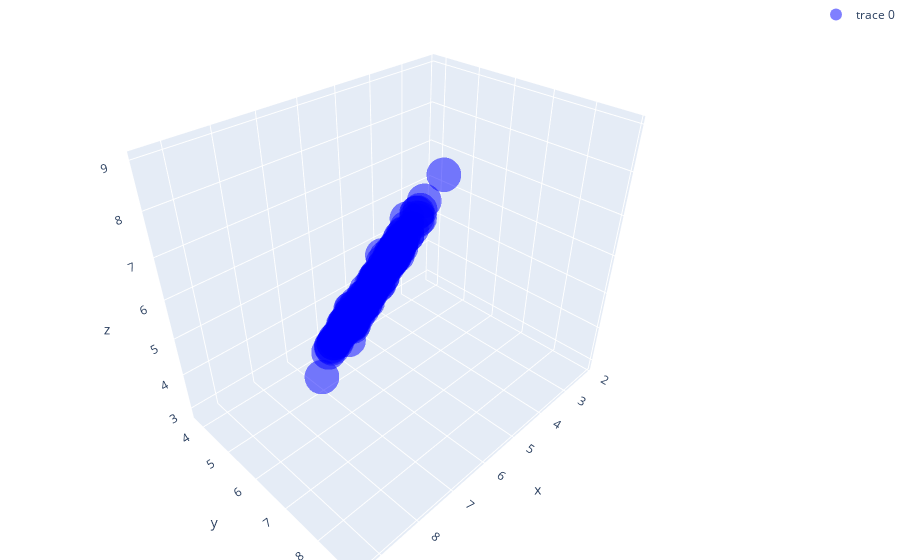

The cell this chart's notebook holds for it:
### Markdown cell above
# Personal Freedom vs. Human Freedom vs. Economic Freedom

### Code cell
x = data_2016['Personal Freedom Score'].values
y = data_2016['hf_score'].values
z = data_2016['ef_score'].values


trace1 = go.Scatter3d(
    x=x,
    y=y,
    z=z,
    mode='markers',
    marker=dict(
        size=12,
        color= 'blue',                # set color to an array/list of desired values
        colorscale='Jet',   # choose a colorscale
        opacity=0.5
    )
)

data = [trace1]
layout = go.Layout(
    showlegend=True,
    margin=dict(
        l=0,
        r=0,
        b=0,
        t=0
    )
)
fig = go.Figure(data=data, layout=layout)
iplot(fig)

### Figure 1 — Plotly figure (JSON) as saved in the notebook; plotly's stock layout.template omitted (floating-point values rounded to 4 significant figures; data arrays with more than 128 entries replaced by an {"elided": "..."} marker saying what was removed)
{"data": [{"marker": {"color": "blue", "colorscale": [[0, "rgb(0,0,131)"], [0.2, "rgb(0,60,170)"], [0.4, "rgb(5,255,255)"], [0.6, "rgb(255,255,0)"], [0.8, "rgb(250,0,0)"], [1, "rgb(128,0,0)"]], "opacity": 0.5, "size": 12}, "mode": "markers", "type": "scatter3d", "x": {"elided": "162 float values"}, "y": {"elided": "162 float values"}, "z": {"elided": "162 float values"}}], "layout": {"margin": {"b": 0, "l": 0, "r": 0, "t": 0}, "showlegend": true}}
